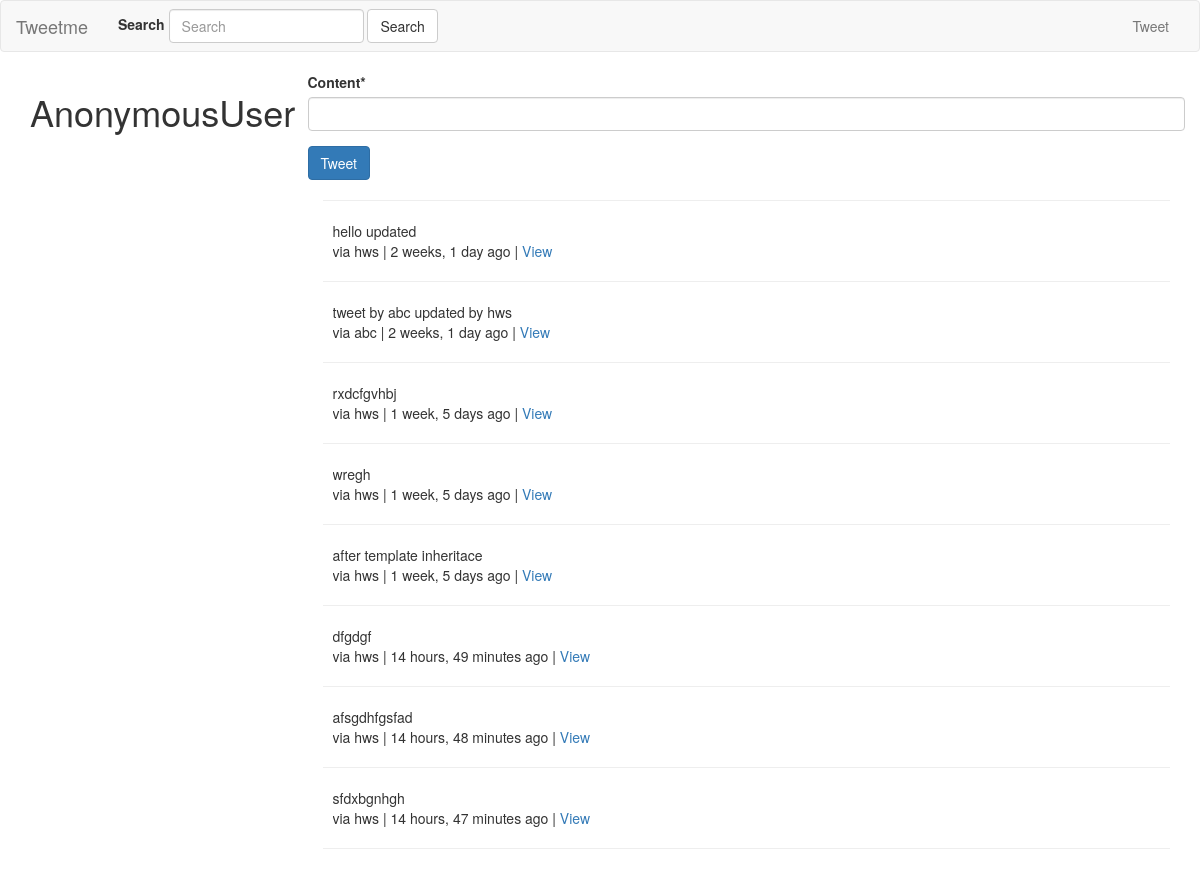
The page / on the database its author committed.
### tweets/models.py (models this page shows, shortened)
class Tweet(models.Model):
    user= models.ForeignKey(settings.AUTH_USER_MODEL,on_delete=models.PROTECT)
    content=models.CharField(max_length= 140, validators=[validate_content])
    updated=models.DateTimeField(auto_now=True)
    timestamp=models.DateTimeField(auto_now=True)
    def get_absolute_url(self):
        return reverse_lazy("tweet:detail", kwargs={"pk":self.pk})

### tweets/views.py (the view)
# urls.py: url(r'^$', TweetListView.as_view(), name='home'),
class TweetListView(ListView):
    def get_queryset(self, *args, **kwargs):
        qs=Tweet.objects.all()
        print(self.request.GET)
        query=self.request.GET.get("q", None)
        if query is not None:
            qs = qs.filter(
                Q(content__icontains=query)|
                Q(user__username__icontains=query)
                )
        return qs
    def get_context_data(self, *args, **kwargs):
        context=super(TweetListView, self).get_context_data(*args, **kwargs)
        context['create_form'] = TweetModelForm()
        context['create_url'] = reverse_lazy("tweet:create")
        return context

### tweets/forms.py
class TweetModelForm(forms.ModelForm):
    class Meta:
        model=Tweet
        fields=[
            "content"
        ]

### tweets/templates/tweets/tweet_list.html (shortened to what this page needs)
{% extends "base.html" %}
{% block content %}
<div class="row">
        <div class="col-sm-3 col-xs-12">
                <h1>{{request.user}}</h1>
            </div>
    <div class="col-sm-9">
            {% if not request.GET.q %}
            <div class="row">
                {% include "tweets/form.html" with form=create_form action_url=create_url btn_title='Tweet' %}
            </div>
            <hr/>
            {% endif %}
            {% for object in object_list %}
            <div class="media">
                <div class="media-left">
                </div>
                <div class="media-body">
                {{object.content}}<br/>
                via {{object.user}} | {{object.timestamp|timesince}} ago | <a href="{{ object.get_absolute_url }}">View</a>
                </div>
            </div>
            <hr/>
            {% empty %}
                {% if request.GET.q %}
                    <p>No tweets found</p>
                {% else %}
                    <p>No tweets yet</p>
                {% endif %}
            {% endfor %}
    </div>
</div>
{% endblock content %}

### rows shown on the page
Tweet: content "hello updated", user "hws", timestamp "2 weeks, 1 day"
Tweet: content "tweet by abc updated by hws", user "abc", timestamp "2 weeks, 1 day"
Tweet: content "rxdcfgvhbj", user "hws", timestamp "1 week, 5 days"
Tweet: content "wregh", user "hws", timestamp "1 week, 5 days"
Tweet: content "after template inheritace", user "hws", timestamp "1 week, 5 days"
Tweet: content "dfgdgf", user "hws", timestamp "14 hours, 49 minutes"
Tweet: content "afsgdhfgsfad", user "hws", timestamp "14 hours, 48 minutes"
Tweet: content "sfdxbgnhgh", user "hws", timestamp "14 hours, 47 minutes"

### other values the page prints
{{ request.user }} "AnonymousUser"
